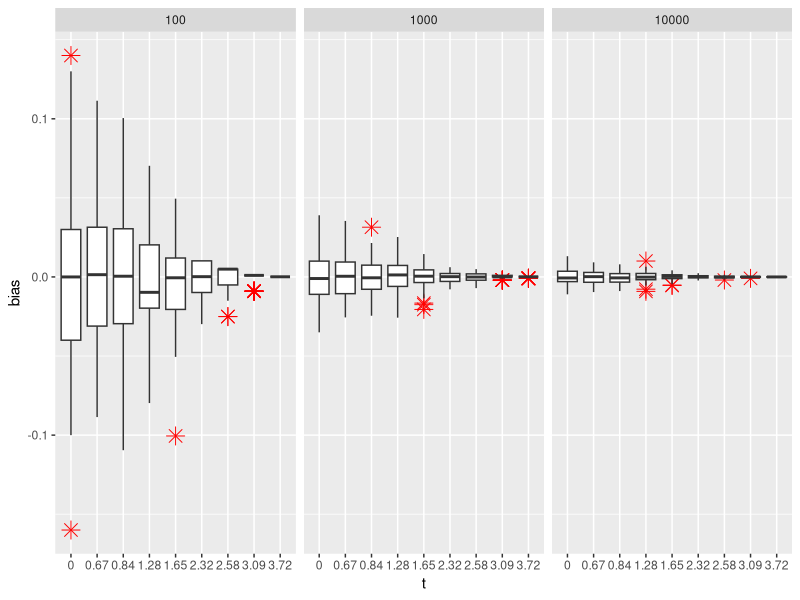

Source code (R):
## ---- chunk 1
library(xtable)
phi.MC <- function(n, t) {
  phi.hat <- matrix(0, nrow = length(n), ncol = length(t))
  for (i in 1:length(n)) {
    for (j in 1:length(t)) {
      X <- rnorm(n[i], 0, 1)
      phi.hat[i, j] <- mean(as.numeric(X <= t[j]))
    }
  }
truth <- pnorm(t)
phi.hat <- rbind(phi.hat, truth)
}
n <- c(10^2, 10^3, 10^4)
t <- c(0.0, 0.67, 0.84, 1.28, 1.65, 2.32, 2.58, 3.09, 3.72)
set.seed(1)
phi.hat <- phi.MC(n, t)
rownames(phi.hat) <- c(paste0("n = 10e", 2:4), "truth")
colnames(phi.hat) <- paste0("t = ", t)
t.MC <- xtable(phi.hat, digits = 4, caption = "Monte Carlo estimation", label = "MC result")
## ---- chunk 2
library(ggplot2)
nsim <- 100
bias <- data.frame(bias = rep(0, nsim * length(t) * length(n)), 
                   t = rep(t, length(n) * nsim), 
                   n = rep(rep(n, each = length(t)), nsim))
for (i in 1:nsim) {
  phi.hat <- phi.MC(n, t)
  bias$bias[((i-1)*length(t)*length(n)+1):(i*length(t)*length(n))] <- 
    as.vector(t(phi.hat[1:length(n), ]) - phi.hat[length(n) + 1, ])
}
bias$t <- as.factor(bias$t)
ggplot(data = bias, aes(x = t, y = bias)) + geom_boxplot(outlier.colour="red", outlier.shape=8, outlier.size=4) + facet_wrap( ~ n)
